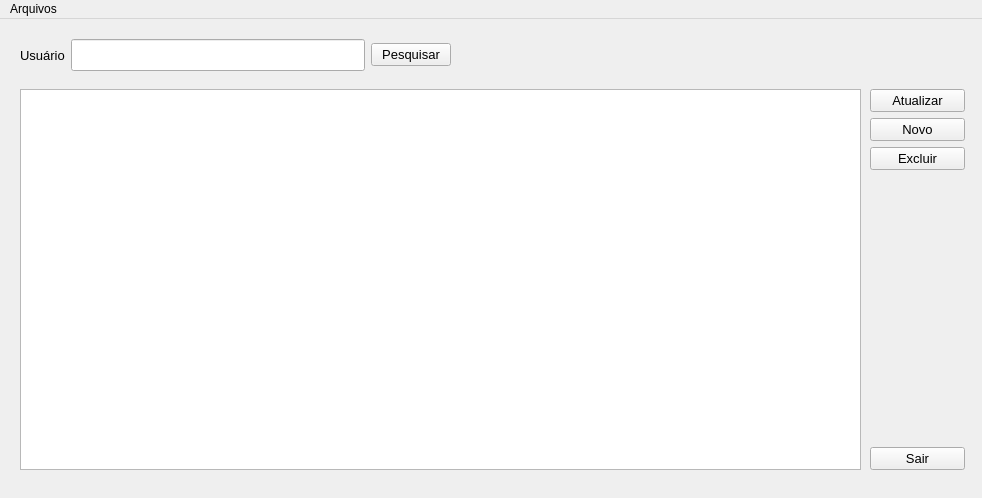
<?xml version="1.0" encoding="UTF-8"?>
<ui version="4.0">
 <class>MainWindow</class>
 <widget class="QMainWindow" name="MainWindow">
  <property name="geometry">
   <rect>
    <x>0</x>
    <y>0</y>
    <width>982</width>
    <height>498</height>
   </rect>
  </property>
  <property name="sizePolicy">
   <sizepolicy hsizetype="Expanding" vsizetype="Expanding">
    <horstretch>0</horstretch>
    <verstretch>0</verstretch>
   </sizepolicy>
  </property>
  <property name="minimumSize">
   <size>
    <width>982</width>
    <height>498</height>
   </size>
  </property>
  <property name="maximumSize">
   <size>
    <width>982</width>
    <height>498</height>
   </size>
  </property>
  <property name="windowTitle">
   <string>Gerenciamento FreeRadius</string>
  </property>
  <widget class="QWidget" name="centralwidget">
   <property name="minimumSize">
    <size>
     <width>982</width>
     <height>0</height>
    </size>
   </property>
   <widget class="QWidget" name="verticalLayoutWidget">
    <property name="geometry">
     <rect>
      <x>870</x>
      <y>70</y>
      <width>95</width>
      <height>381</height>
     </rect>
    </property>
    <layout class="QVBoxLayout" name="verticalLayout">
     <item>
      <widget class="QPushButton" name="btn_update">
       <property name="font">
        <font>
         <pointsize>10</pointsize>
        </font>
       </property>
       <property name="text">
        <string>Atualizar</string>
       </property>
      </widget>
     </item>
     <item>
      <widget class="QPushButton" name="btn_create">
       <property name="font">
        <font>
         <pointsize>10</pointsize>
        </font>
       </property>
       <property name="text">
        <string>Novo</string>
       </property>
      </widget>
     </item>
     <item>
      <widget class="QPushButton" name="btn_delete">
       <property name="font">
        <font>
         <pointsize>10</pointsize>
        </font>
       </property>
       <property name="text">
        <string>Excluir</string>
       </property>
      </widget>
     </item>
     <item>
      <spacer name="verticalSpacer">
       <property name="orientation">
        <enum>Qt::Vertical</enum>
       </property>
       <property name="sizeHint" stdset="0">
        <size>
         <width>20</width>
         <height>40</height>
        </size>
       </property>
      </spacer>
     </item>
     <item>
      <widget class="QPushButton" name="btn_close">
       <property name="font">
        <font>
         <pointsize>10</pointsize>
        </font>
       </property>
       <property name="text">
        <string>Sair</string>
       </property>
      </widget>
     </item>
    </layout>
   </widget>
   <widget class="QTableWidget" name="table">
    <property name="geometry">
     <rect>
      <x>20</x>
      <y>70</y>
      <width>841</width>
      <height>381</height>
     </rect>
    </property>
   </widget>
   <widget class="QLabel" name="label_message">
    <property name="geometry">
     <rect>
      <x>460</x>
      <y>30</y>
      <width>491</width>
      <height>20</height>
     </rect>
    </property>
    <property name="text">
     <string/>
    </property>
   </widget>
   <widget class="QWidget" name="horizontalLayoutWidget">
    <property name="geometry">
     <rect>
      <x>20</x>
      <y>20</y>
      <width>431</width>
      <height>32</height>
     </rect>
    </property>
    <layout class="QHBoxLayout" name="horizontalLayout">
     <item>
      <widget class="QLabel" name="label">
       <property name="font">
        <font>
         <pointsize>10</pointsize>
        </font>
       </property>
       <property name="text">
        <string>Usuário</string>
       </property>
      </widget>
     </item>
     <item>
      <widget class="QLineEdit" name="lineEdit_search">
       <property name="sizePolicy">
        <sizepolicy hsizetype="Expanding" vsizetype="Expanding">
         <horstretch>0</horstretch>
         <verstretch>0</verstretch>
        </sizepolicy>
       </property>
       <property name="font">
        <font>
         <pointsize>10</pointsize>
        </font>
       </property>
      </widget>
     </item>
     <item>
      <widget class="QPushButton" name="btn_search">
       <property name="font">
        <font>
         <pointsize>10</pointsize>
        </font>
       </property>
       <property name="text">
        <string>Pesquisar</string>
       </property>
      </widget>
     </item>
    </layout>
   </widget>
  </widget>
  <widget class="QMenuBar" name="menubar">
   <property name="geometry">
    <rect>
     <x>0</x>
     <y>0</y>
     <width>982</width>
     <height>26</height>
    </rect>
   </property>
   <widget class="QMenu" name="menuArquivos">
    <property name="title">
     <string>Arquivos</string>
    </property>
    <addaction name="separator"/>
    <addaction name="actionSair"/>
   </widget>
   <addaction name="menuArquivos"/>
  </widget>
  <action name="actionProdutos">
   <property name="text">
    <string>Produtos</string>
   </property>
   <property name="font">
    <font>
     <pointsize>10</pointsize>
    </font>
   </property>
  </action>
  <action name="actionSair">
   <property name="text">
    <string>Sair</string>
   </property>
   <property name="statusTip">
    <string>Sair do Sitema</string>
   </property>
   <property name="shortcut">
    <string>Ctrl+Q</string>
   </property>
   <property name="shortcutContext">
    <enum>Qt::WindowShortcut</enum>
   </property>
  </action>
  <action name="actionAdd">
   <property name="text">
    <string>+</string>
   </property>
  </action>
 </widget>
 <resources/>
 <connections/>
</ui>
